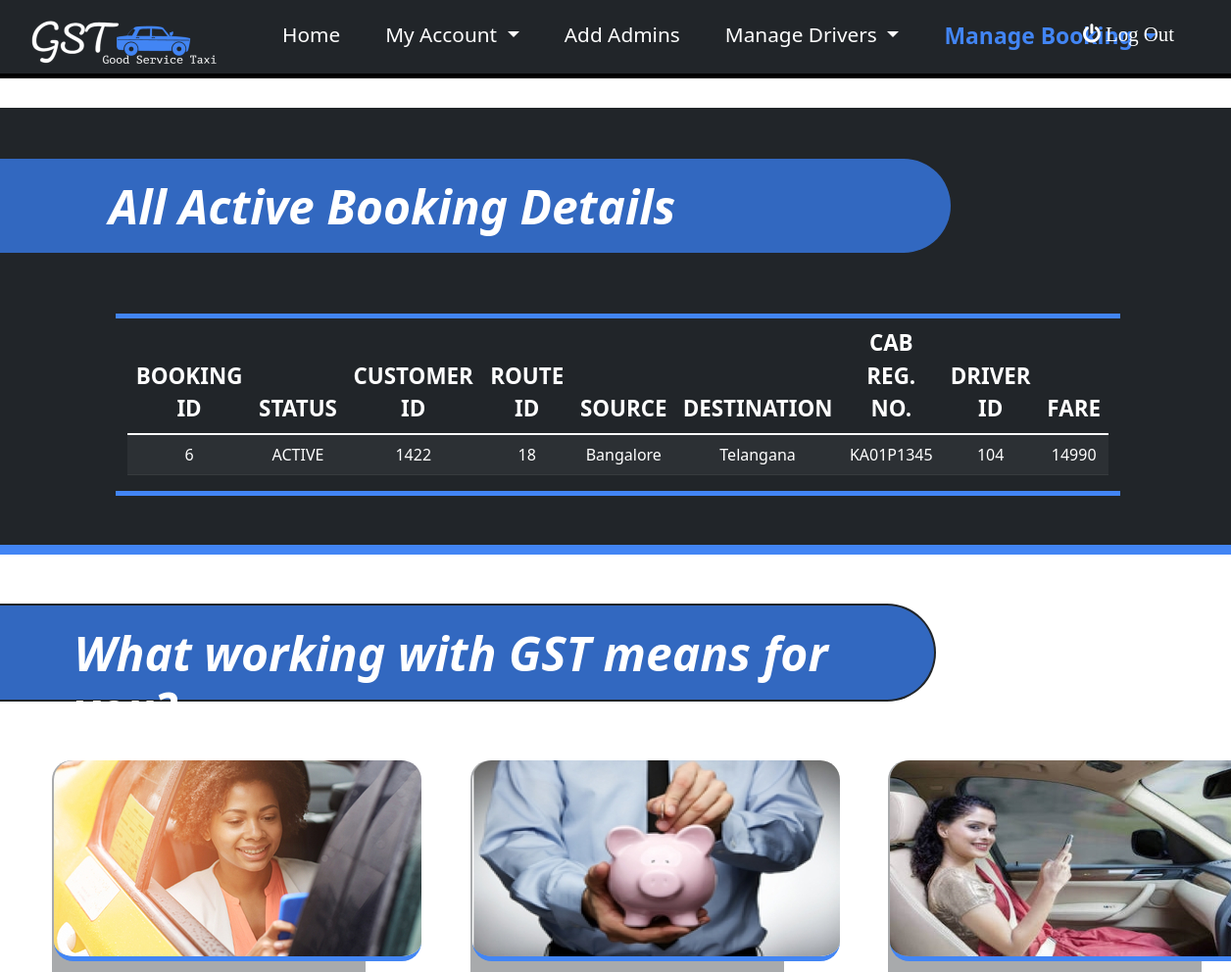
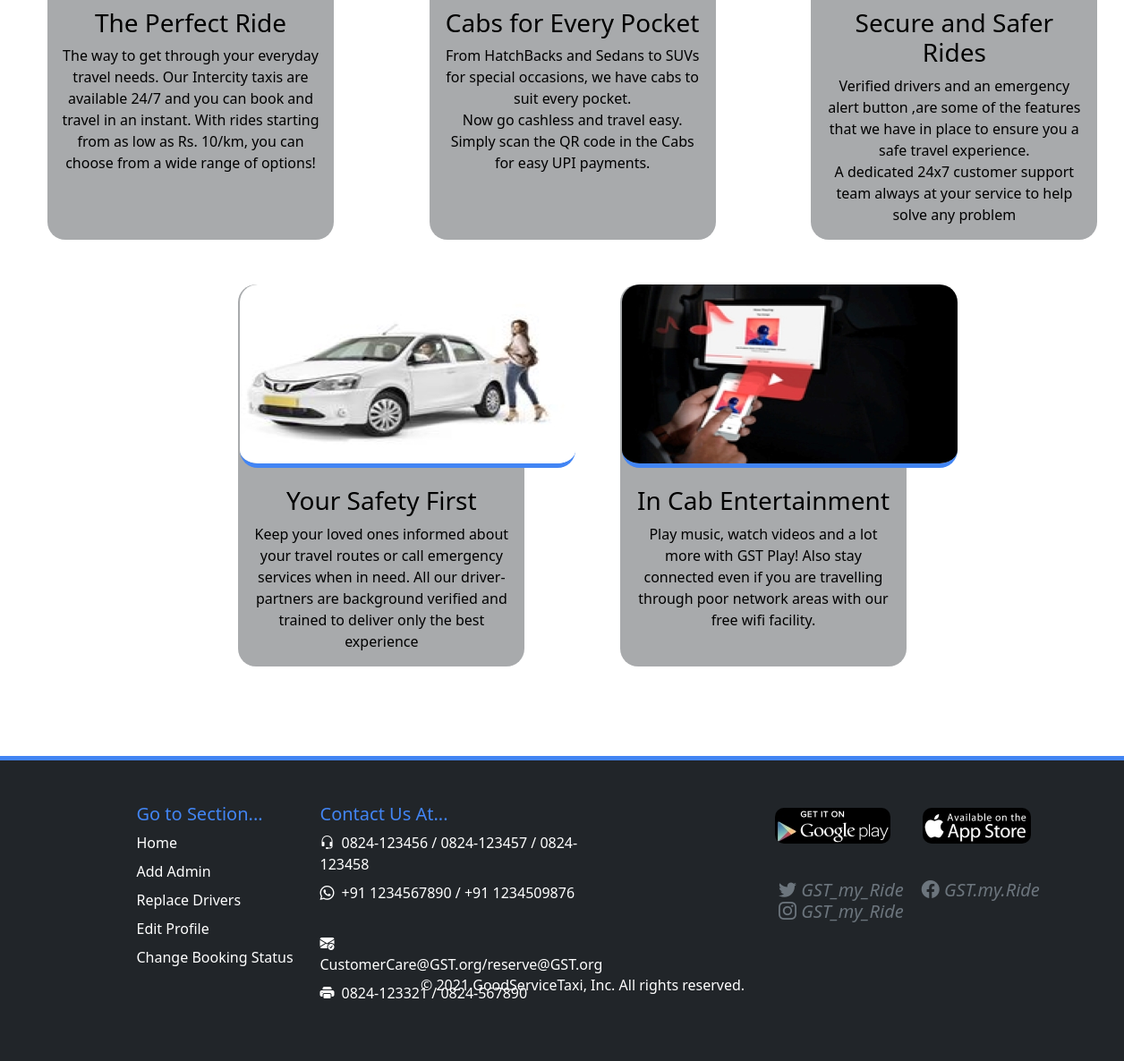
The page /ViewActive on the database its author committed (2 pictures, top to bottom).
### tables this page shows
CREATE TABLE Booking(
booking_id INTEGER PRIMARY KEY AUTOINCREMENT,
customer_id REFERENCES customer(customer_id),
route_id REFERENCES route(route_id),
reg_no REFERENCES Cab(reg_no),
driver_id REFERENCES CAB(driver_id),
total_fare number(10,2) not null,
status varchar2(20) default 'ACTIVE' not null);

CREATE TABLE route( 
     route_id integer primary key autoincrement, 
     source varchar2(20), 
    destination varchar2(20), 
   fare number(10,2) NOT NULL, 
   distance varchar2(10), 
   time varchar2(10));

### app.py (the view)
@app.route('/ViewActive',methods=("GET","POST"))
def ViewActive():
    con = sqlite3.connect("DBMS.db")
    cur = con.cursor()
    query = "SELECT * FROM BOOKING WHERE STATUS='ACTIVE' ORDER BY CUSTOMER_ID"
    cur.execute(query)
    rows = cur.fetchall()
    row2 = []
    for i in rows:
        row3 = []
        for j in range(len(i)):
            row3.append(i[j])
        row2.append(row3)
    if len(rows)==0:
        flash("No Bookings Founds !!!")
        return render_template('Adminindex.html',userid=userid,adminid=adminid)
    for i in row2:
        cur.execute("select route_id,source,destination from route where route_id="+str(i[2]))
        i[2]=cur.fetchone()
    con.close()
    return render_template('ViewActive.html',adminid=adminid,rows=row2)

### templates/ViewActive.html (shortened to what this page needs)
{% extends "AdminBase.html" %}
{% block content %}
<div class="row" id="mainContainer">
  <h1 class="title2">All Active Booking Details</h1>
  <div id="table" class="col-10 offset-1"  >
    <table class="table table-dark table-striped">
        <thead>
            <tr>
              <th scope="col">BOOKING ID</th>
              <th scope="col">STATUS</th>
              <th scope="col">CUSTOMER ID</th>
              <th scope="col">ROUTE ID</th>
              <th scope="col">SOURCE</th>
              <th scope="col">DESTINATION</th>
              <th scope="col">CAB REG. NO.</th>
              <th scope="col">DRIVER ID</th>
              <th scope="col">FARE</th>
            </tr>
        </thead>
        <tbody>
            {% for rowdata in rows %}
            <tr>
              <td>{{rowdata[0]}}</td>
              <td>{{rowdata[6]}}</td>
              <td>{{rowdata[1]}}</td>
              <td>{{rowdata[2][0]}}</td>
              <td>{{rowdata[2][1]}}</td>
              <td>{{rowdata[2][2]}}</td>
              <td>{{rowdata[3]}}</td>
              <td>{{rowdata[4]}}</td>
              <td>{{rowdata[5]}}</td>
            </tr>
            {% endfor %}
        </tbody>
    </table>
  </div>
</div>
{% endblock %}

### templates/ViewActive.html (style rules this page uses)
#mainContainer { background-color: #212529;margin-top: 30px; color: white;padding-left: 50px; border-bottom: 10px #4285F4 solid; }
.title2 { color: white;font-weight: 700;margin-left: -50px;background-color: #4285F4;padding-top: 20px; padding-left: 20%;border-top-right-radius: 50px;border-bottom-right-radius: 50px; width: 80%;height: 100px; border: 2px #212529 solid; border-left: 0px;margin-bottom: 60px;margin-top: 50px; font-size: 3em;font-style: italic; }
#table { margin-top: 0px; margin-bottom: 50px; margin-left: 80px; border-top: 5px #4285F4 solid; border-bottom: 5px #4285F4 solid; }
th { font-size: 1.4em;text-align: center; }
tr { text-align: center; }

### templates/AdminBase.html (style rules this page uses)
.title2 { color: white;font-weight: 700;margin-left: -50px;background-color: #3268c0;padding-top: 20px; padding-left: 10%;border-top-right-radius: 50px;border-bottom-right-radius: 50px; width: 80%;height: 100px; border: 2px #212529 solid; border-left: 0px;margin-bottom: 60px;margin-top: 50px; font-size: 3em;font-style: italic; }

### rows shown on the page
Booking: booking_id "6", status "ACTIVE", customer "1422", route_id "18", source "Bangalore", destination "Telangana", reg_no "KA01P1345", driver "104", total_fare "14990"
